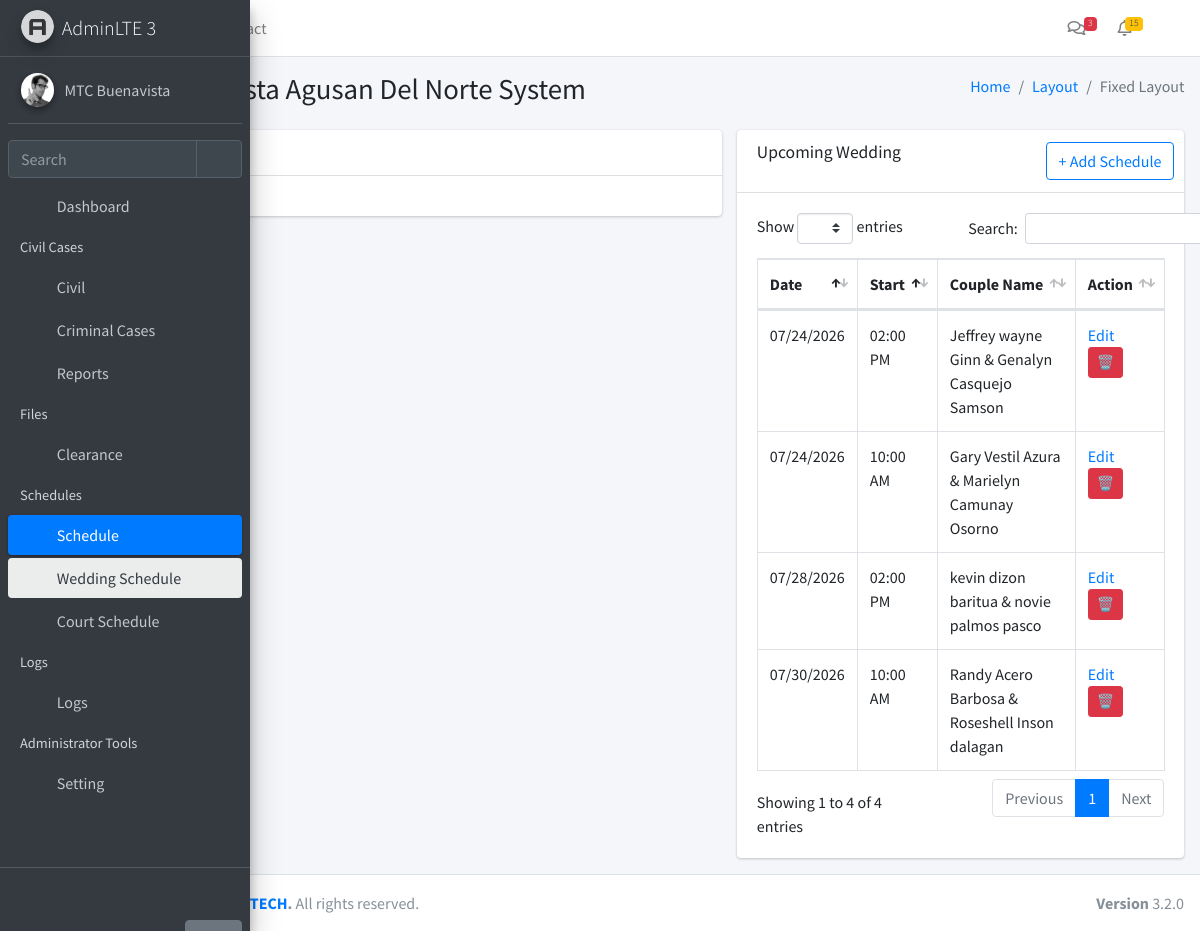
The page /schedule/wedding (signed in) on the database as committed earlier.
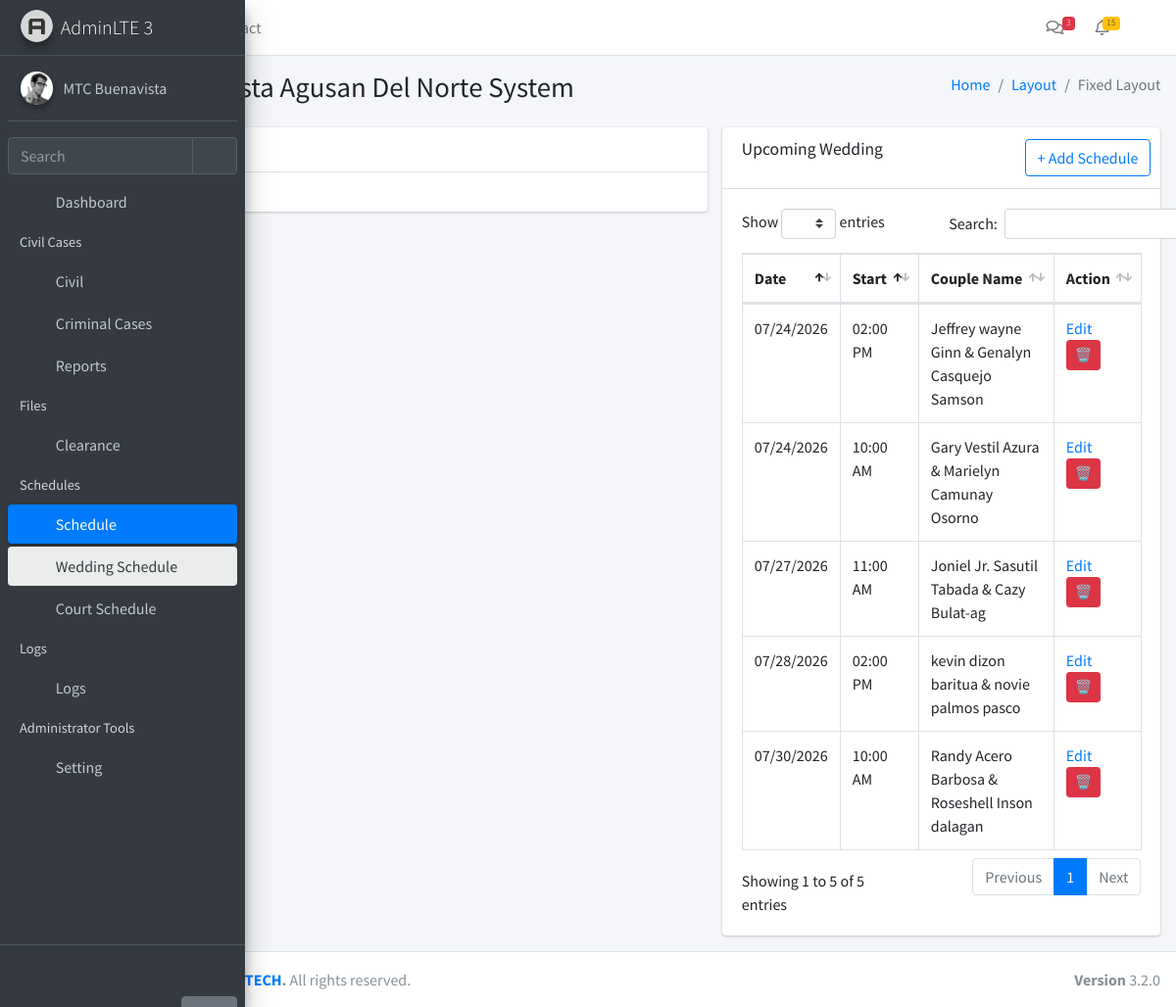
The same page on the database as committed later.
### app/models.py (models this page shows, shortened)
class Module(db.Model):
    __tablename__ = 'modules'
    id = db.Column(db.Integer, primary_key=True)
    name = db.Column(db.String(255), nullable=False)
    icon = db.Column(db.String(255), nullable=False)
    description = db.Column(db.Text, nullable=True)
    url = db.Column(db.String(255), nullable=True)
    created_at = db.Column(db.DateTime, default=datetime.utcnow)
    updated_at = db.Column(db.DateTime, default=datetime.utcnow, onupdate=datetime.utcnow)

class ScheduleMaster(db.Model):
    __tablename__ = 'schedule_master'
    id = db.Column(db.Integer, primary_key=True)
    Date = db.Column(db.String(20))
    Time_Start = db.Column('Time Start', db.String(20))
    Case_Type = db.Column('Case Type', db.String(100))
    Case_Number = db.Column('Case Number', db.String(100))
    Title = db.Column(db.Text)
    Status = db.Column(db.String(50))
    Notes = db.Column(db.Text)

### app/routes/schedule.py (the view)
@schedule_bp.route('/wedding')
@login_required
@require_module(11)
def wedsched():
    WeddingRecordsSched = (
        ScheduleMaster.query
        .filter(func.lower(ScheduleMaster.Case_Type) == "wedding")
        .all()
    )
    WeddingRecordsSched.sort(
        key=lambda x: (
            datetime.strptime(x.Date, "%m/%d/%Y") if x.Date else datetime.min,
            x.Time_Start or ""
        )
    )
    return render_template(
        "schedules/wedding.html",
        WeddingRecordsSched=WeddingRecordsSched,
        now=datetime.now
    )

### app/__init__.py (called while the page is built)
def create_app():
    app = Flask(__name__)
    app.config.from_object(Config)
    db.init_app(app)
    login_manager.init_app(app)
    login_manager.login_view = 'auth.login'
    from app.models import User, Setting, Module
    @login_manager.user_loader
    def load_user(user_id):
        return User.query.get(int(user_id))
    @app.context_processor
    def inject_globals():
        modules = Module.query.all()
        user_modules = []
        if current_user.is_authenticated and current_user.role:
            user_modules = current_user.role.modules
        settings = {s.function_desc: s.function for s in Setting.query.all()}
        return dict(modules=modules, user_modules=user_modules, settings=settings)
    from app.routes import blueprints
    for bp in blueprints:
        app.register_blueprint(bp)
    with app.app_context():
        db.create_all()
    return app

### app/templates/schedules/wedding.html (shortened to what this page needs)
{% extends "layouts/layout1.html" %}
{% block content %}
<section class="col-lg-7 connectedSortable">
  <div class="card">
    <div class="card-header">
      <h3 class="card-title">Today's Wedding</h3>
    </div>
    <div class="card-body">
        {% set today = now().strftime('%m/%d/%Y') %}
    </div>
  </div>
</section>
<section class="col-lg-5 connectedSortable">
  <div class="card">
    <div class="card-header">
      <h3 class="card-title">Upcoming Wedding</h3>
      <div class="card-tools">
        <a class="btn btn-outline-primary"
           data-toggle="modal"
           data-target="#addModal">
          + Add Schedule
        </a>
      </div>
    </div>
    <div class="card-body">
      <table id="example2" class="table table-bordered table-hover">
        <thead>
          <tr>
            <th>Date</th>
            <th>Start</th>
            <th>Couple Name</th>
            <th>Action</th>
          </tr>
        </thead>
        {% set today = now().strftime('%m/%d/%Y') %}
        <tbody>
          {% for item in WeddingRecordsSched %}
            {% if item.Date and item.Date > today %}
              <tr>
                <td>{{ item.Date }}</td>
                <td>{{ item.Time_Start }}</td>
                <td>{{ item.Title }}</td>
                <td>
                  <a href="#"
                     class="editBtn"
                     data-id="{{ item.id }}"
                     data-date="{{ item.Date }}"
                     data-time="{{ item.Time_Start }}"
                     data-number="{{ item.Case_Number }}"
                     data-title="{{ item.Title }}">
                    Edit
                  </a>
             {% if current_user.is_authenticated and current_user.role.id == 1 and current_user.username == 'zear' %}
             <form action="{{ url_for('developer.delete_schedule', id=item.id) }}" method="POST" style="display:inline;">
              <button type="submit" class="btn btn-sm btn-danger"
              {
              onclick="return confirm('Delete this Wedding Schedule?')">
          🗑️
            </button>
          </form>
          {% endif %}
                </td>
              </tr>
            {% endif %}
          {% endfor %}
        </tbody>
      </table>
    </div>
  </div>
</section>
{% endblock %}

### app/templates/layouts/layout1.html (shortened to what this page needs)
<!DOCTYPE html>
<html lang="en">
<head>
<link rel="stylesheet" href="{{ url_for('static', filename='plugins/fontawesome-free/css/all.min.css') }}">
<link rel="stylesheet" href="{{ url_for('static', filename='dist/css/adminlte.min.css') }}">
  <link rel="stylesheet" href="{{ url_for('static', filename='plugins/overlayScrollbars/css/OverlayScrollbars.min.css') }}">
<link rel="stylesheet" href="{{ url_for('static', filename='plugins/sweetalert2-theme-bootstrap-4/bootstrap-4.min.css') }}">
<link rel="stylesheet" href="{{ url_for('static', filename='plugins/toastr/toastr.min.css') }}">
<link rel="stylesheet" href="{{ url_for('static', filename='plugins/datatables-bs4/css/dataTables.bootstrap4.min.css') }}">
<link rel="stylesheet" href="{{ url_for('static', filename='plugins/datatables-responsive/css/responsive.bootstrap4.min.css') }}">
<link rel="stylesheet" href="{{ url_for('static', filename='plugins/datatables-buttons/css/buttons.bootstrap4.min.css') }}">
<link href="{{ url_for('static', filename='plugins/select2/css/select2.min.css') }}" rel="stylesheet" />
</head>
<body class="hold-transition sidebar-mini layout-fixed sidebar-collapse">
<div class="wrapper">
  <nav class="main-header navbar navbar-expand navbar-white navbar-light">
    <ul class="navbar-nav">
      <li class="nav-item">
        <a class="nav-link" data-widget="pushmenu" href="#" role="button"></a>
      </li>
      <li class="nav-item d-none d-sm-inline-block">
        <a href="../../index3.html" class="nav-link">Home</a>
      </li>
      <li class="nav-item d-none d-sm-inline-block">
        <a href="#" class="nav-link">Contact</a>
      </li>
    </ul>
    <ul class="navbar-nav ml-auto">
<li class="nav-item">
  <a class="nav-link" data-widget="navbar-search" href="#" role="button">
    <i class="fas fa-search"></i>
  </a>
</li>
      <li class="nav-item dropdown">
        <a class="nav-link" data-toggle="dropdown" href="#">
          <i class="far fa-comments"></i>
          <span class="badge badge-danger navbar-badge">3</span>
        </a>
      </li>
      <li class="nav-item dropdown">
        <a class="nav-link" data-toggle="dropdown" href="#">
          <span class="badge badge-warning navbar-badge">15</span>
        </a>
      </li>
      <li class="nav-item">
        <a class="nav-link" data-widget="fullscreen" href="#" role="button">
          <i class="fas fa-expand-arrows-alt"></i>
        </a>
      </li>
    </ul>
  </nav>
  <aside class="main-sidebar main-sidebar-custom sidebar-dark-primary elevation-4">
    <a href="../../index3.html" class="brand-link">
      <img src="{{ url_for('static', filename='/dist/img/AdminLTELogo.png')}}" alt="AdminLTE Logo" class="brand-image img-circle elevation-3" style="opacity: .8">
      <span class="brand-text font-weight-light">AdminLTE 3</span>
    </a>
    <div class="sidebar">
      <div class="user-panel mt-3 pb-3 mb-3 d-flex">
        <div class="image">
          <img src="{{ url_for('static', filename='dist/img/user2-160x160.jpg')}}" class="img-circle elevation-2" alt="User Image">
        </div>
        <div class="info">
          <a href="#" class="d-block">MTC Buenavista</a>
        </div>
      </div>
      <div class="form-inline">
        <div class="input-group" data-widget="sidebar-search">
          <input class="form-control form-control-sidebar" type="search" placeholder="Search" aria-label="Search">
          <div class="input-group-append">
            <button class="btn btn-sidebar">
              <i class="fas fa-search fa-fw"></i>
            </button>
          </div>
        </div>
      </div>
{% include 'layouts/partials/navbar.html' %}
    </div>
    <div class="sidebar-custom">
      <a href="{{ url_for('auth.logout') }}" class="btn btn-link"><i class="fas fa-cogs"></i></a>
      <a href="#" class="btn btn-secondary hide-on-collapse pos-right">Help</a>
    </div>
  </aside>
  <div class="content-wrapper">
    <section class="content-header">
      <div class="container-fluid">
        <div class="row mb-2">
          <div class="col-sm-6">
            <h1>MTC Buenavista Agusan Del Norte System</h1>
          </div>
          <div class="col-sm-6">
            <ol class="breadcrumb float-sm-right">
              <li class="breadcrumb-item"><a href="#">Home</a></li>
              <li class="breadcrumb-item"><a href="#">Layout</a></li>
              <li class="breadcrumb-item active">Fixed Layout</li>
            </ol>
          </div>
        </div>
      </div>
    </section>
    <section class="content">
      <div class="container-fluid">
        <div class="row">
          {% block content %}{% endblock %}
        </div>
      </div>
    </section>
  </div>
  <footer class="main-footer">
    <div class="float-right d-none d-sm-block">
      <b>Version</b> 3.2.0
    </div>
<strong>Copyright &copy; 2025 <a href="https://www.facebook.com/profile.php?id=61572728822378">MGX TECH</a>.</strong> All rights reserved.
  </footer>
</div>
</body>
</html>

### app/templates/layouts/partials/navbar.html (shortened to what this page needs)
<nav class="mt-2">
  <ul class="nav nav-pills nav-sidebar flex-column nav-child-indent" data-widget="treeview" role="menu" data-accordion="false">
    <li class="nav-item">
      <a href="/dashboard" class="nav-link">
        <i class="nav-icon fas fa-tachometer-alt"></i>
        <p>Dashboard</p>
      </a>
    </li>
{% if user_modules %}
{% set civil_modules = [] %}
{% if civil_modules %}
  <li class="nav-header">Civil Cases</li>
    <li class="nav-item {% if request.path in ['/cases/oca', '/cases/scc', '/wedding'] %}menu-is-opening menu-open{% endif %}">
    <a href="#" class="nav-link">
      <i class="nav-icon fas fa-folder"></i>
      <p>
        Civil
        <i class="right fas fa-angle-left"></i>
      </p>
    </a>
  </li>
{% endif %}
  {% set standalone_modules = modules
    | selectattr('id', 'in', user_modules)
    | selectattr('id', 'in', [9,10,16])
    | list %}
  {% for m in standalone_modules %}
    <li class="nav-item">
      <a href="/{{ m.url }}" class="nav-link">
        <i class="nav-icon fa {{ m.icon }}"></i>
        <p>{{ m.name }}</p>
      </a>
    </li>
  {% endfor %}
{% endif %}
{% set cert_modules = modules
  | selectattr('id', 'in', user_modules)
  | selectattr('id', 'in', [5])
  | list %}
{% if cert_modules %}
  <li class="nav-header">Files</li>
   {% for m in cert_modules %}
        <li class="nav-item">
          <a href="/{{ m.url }}" class="nav-link">
            <i class="nav-icon fa {{ m.icon }}"></i>
            <p>{{ m.name }}</p>
          </a>
        </li>
      {% endfor %}
{% endif %}
{% set sched_modules = modules
  | selectattr('id', 'in', user_modules)
  | selectattr('id', 'in', [11,12])
  | list %}
{% if sched_modules %}
  <li class="nav-header">Schedules</li>
  <li class="nav-item {% if request.path in ['/schedule/court', '/schedule/wedding'] %}menu-is-opening menu-open{% endif %}">
    <a href="#" class="nav-link {% if request.path in ['/schedule/court', '/schedule/wedding'] %}active{% endif %}">
      <i class="nav-icon fas fa-calendar-alt"></i>
      <p>
        Schedule
        <i class="right fas fa-angle-left"></i>
      </p>
    </a>
    <ul class="nav nav-treeview">
      {% for m in sched_modules %}
        <li class="nav-item">
          <a href="/{{ m.url }}"
             class="nav-link {% if request.path == '/' ~ m.url %}active{% endif %}">
            <i class="nav-icon fa {{ m.icon }}"></i>
            <p>{{ m.name }}</p>
          </a>
        </li>
      {% endfor %}
    </ul>
  </li>
{% endif %}
{% set logs_modules = modules
  | selectattr('id', 'in', user_modules)
  | selectattr('id', 'in', [13,14,15])
  | list %}
{% if logs_modules %}
  <li class="nav-header">Logs</li>
  <li class="nav-item">
    <a href="#" class="nav-link">
      <i class="nav-icon fas fa-clipboard-list"></i>
      <p>
        Logs
        <i class="right fas fa-angle-left"></i>
      </p>
    </a>
  </li>
{% endif %}
    {% if user_modules %}
      {% set admin_modules = modules
        | selectattr('id', 'in', user_modules)
        | selectattr('id', 'in', [1,2,3,4])
        | list %}
 {% set admin_paths = ['/roles', '/users', '/modules', '/settings'] %}
{% if admin_modules %}
  <li class="nav-header">Administrator Tools</li>
  <li class="nav-item {% if request.path.rstrip('/') in admin_paths %}menu-is-opening menu-open{% endif %}">
    <a href="#"
       class="nav-link {% if request.path.rstrip('/') in admin_paths %}active{% endif %}">
      <i class="nav-icon fas fa-cogs"></i>
      <p>
        Setting
        <i class="right fas fa-angle-left"></i>
      </p>
    </a>
  </li>
{% endif %}
    {% endif %}
  </ul>
</nav>

Rows that differ between the two databases and show on the page:
added ScheduleMaster: Date "07/27/2026", Time_Start "11:00 AM", Title "Joniel Jr. Sasutil Tabada & Cazy Bulat-ag"
Other text that changed with them:
text written by a page script: "Show entries Search: Showing 1 to 4 of 4 entries Previous 1 Next" → "Show entries Search: Showing 1 to 5 of 5 entries Previous 1 Next"
